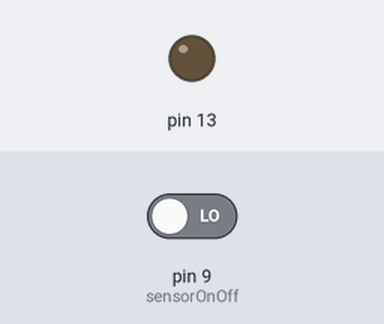
This sketch was run on a simulated Arduino Uno, built with avr-gcc and run on an emulated ATmega328P. On the bench: output pins drawn as LEDs (lit = HIGH). The test bench sets the inputs (shaded band); at power-on: pin 9 (sensorOnOff) LOW.

Above: at 1.2 s.
1.3 s: pin 9 (sensorOnOff) driven HIGH
At 2.1 s:
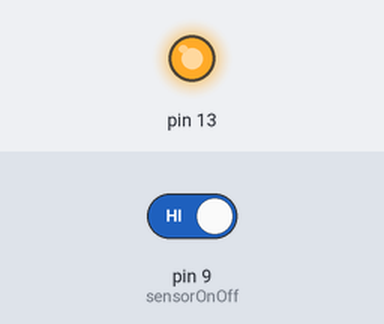
Timing chart, 0 to 4.3 s (numbered marks = the images above; inputs shaded):
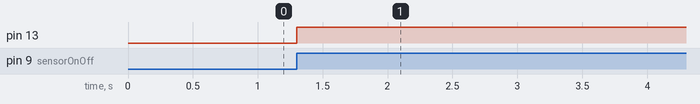

Measured:
- after the input at 1.3 s, pin 13: LOW → HIGH at once

The sketch:

sensorT-OnOff.ino
```cpp
# define sensorOnOff 9


bool state =false;

void setup() {
  // put your setup code here, to run once:
pinMode(13, OUTPUT);
pinMode(sensorOnOff,INPUT);

digitalWrite(13,LOW);

}

void loop() {
  // put your main code here, to run repeatedly:

if (digitalRead(sensorOnOff)==HIGH ){
  state=!state;
  digitalWrite(13,state);
  while(digitalRead(sensorOnOff)==HIGH){}


}


}
```
